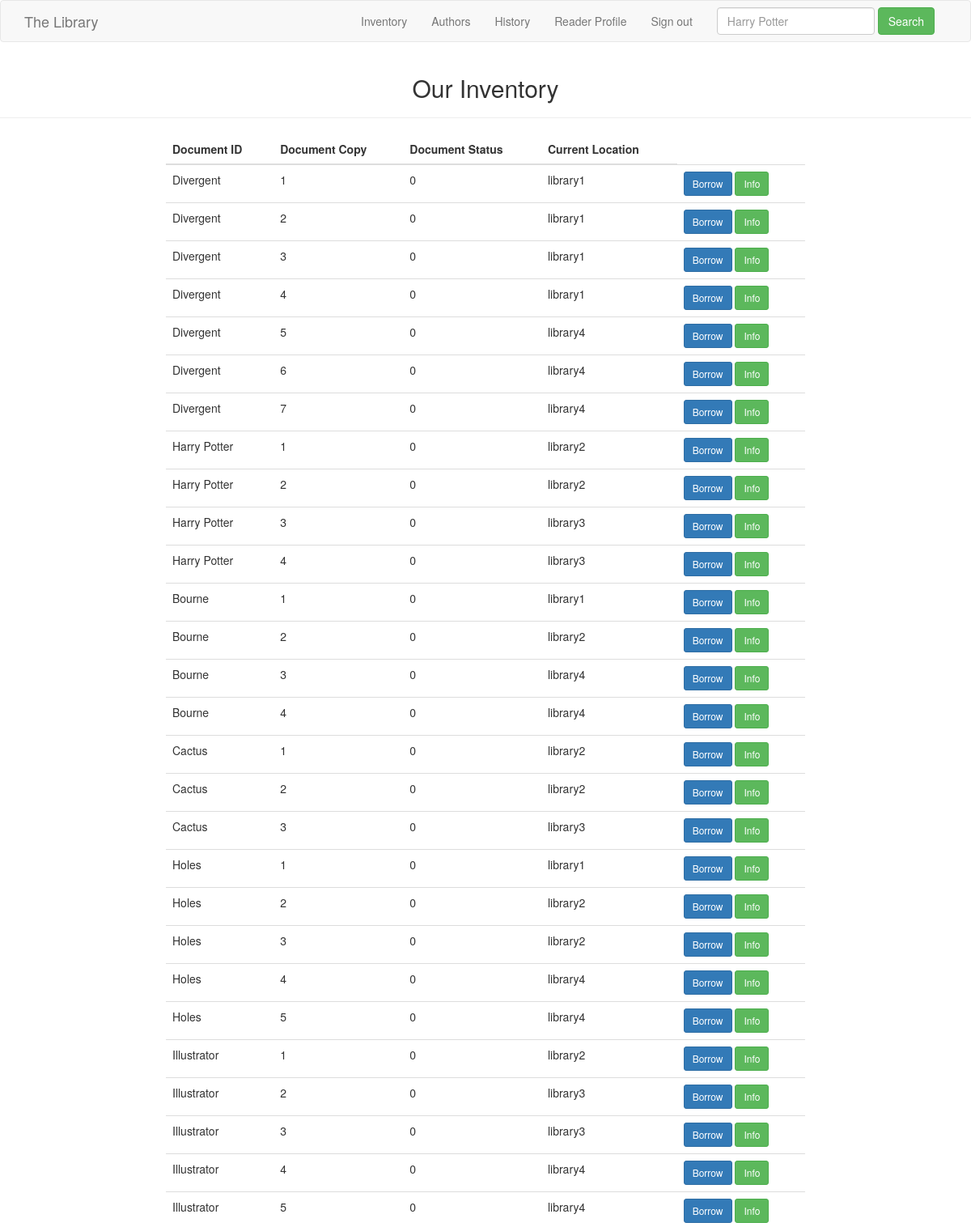
Before: /inventory (signed in, upper part) with the older database file.
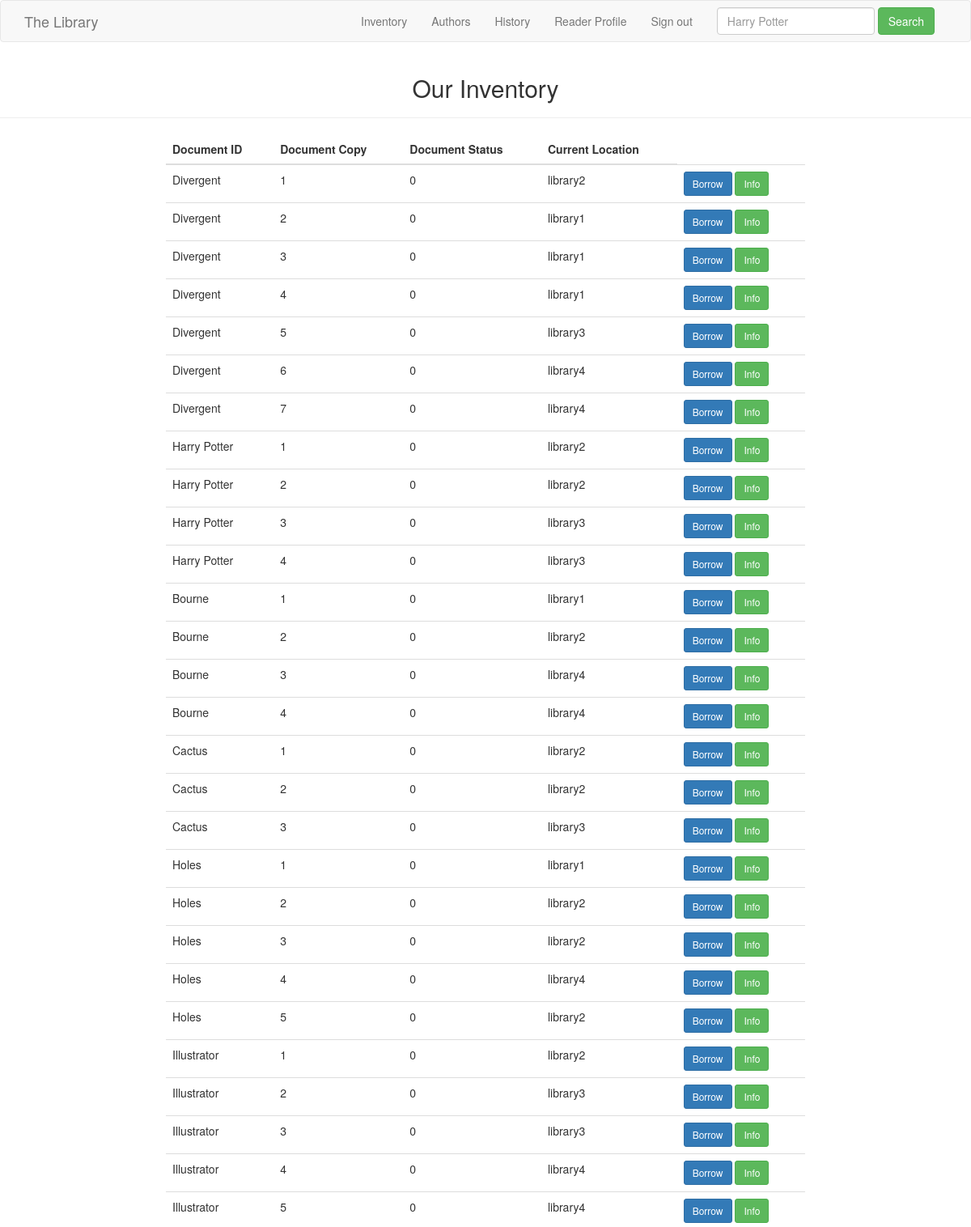
After: the same page with the newer database file.
### tables this page shows
CREATE TABLE Inventory(
	lib_id varchar,
	doc_id int,
	doc_copy int,
    curr_location int,
	doc_status int,
	primary key(doc_id, doc_copy)
    -- foreign key(lib_id) references Library(lib_id),
    -- foreign key(doc_id) references Document(doc_id)
);

CREATE TABLE Document(
	doc_id int,
	doc_title varchar,
	doc_type varchar,
	number_copies varchar,
	primary key(doc_id)
);

### main.py (the view)
@app.route('/inventory')
def inventory():
    query = ''' select d.doc_title, i.doc_copy, i.doc_status, i.curr_location, i.doc_id
            from inventory as i
            inner join document as d
            on i.doc_id = d.doc_id
            where not exists(
                select *
                from borrow as b
                where b.doc_id   = i.doc_id
                  and b.doc_copy = i.doc_copy
            )
            '''
    cur = g.db.execute( query )
    rows = [dict( doc_name=row[0], doc_copy=row[1], doc_status=row[2], curr_location=row[3], doc_id=row[4]) for row in cur.fetchall()]
    return render_template('inventory.html', rows=rows)

### main.py (called while the page is built)
@app.before_request
def before_request():
    g.db = connect_db()

@app.teardown_request
def teardown_request(exception):
    db = getattr(g, 'db', None)
    if db is not None:
        db.close()

def connect_db():
    return sqlite3.connect(app.config['DATABASE'])

### templates/inventory.html (shortened to what this page needs)
{% extends "layout.html" %}
{% block body %}
{% if session.reader_logged_in %}
<div class="row column text-center">
    <h2>Our Inventory</h2>
    <hr>
</div>
<div class="row">
  <div class="col-md-2"></div>
  <div class="col-md-8">
      <table class="table">
        <thead>
            <tr>
                <th>
                    Document ID
                </th>
                <th>
                    Document Copy
                </th>
                <th>
                    Document Status
                </th>
                <th>
                    Current Location
                </th>
            </tr>
        </thead>
        <tbody>
            {% for row in rows %}
            <tr>
                <td>
                    {{ row['doc_name'] }}
                </td>
                <td>
                    {{ row['doc_copy'] }}
                </td>
                <td>
                    {{ row['doc_status'] }}
                </td>
                <td>
                    {{ row['curr_location'] }}
                </td>
                <td>
                    <a class="btn btn-primary btn-sm" href="{{ url_for('borrow',   doc_id=row['doc_id'], doc_copy=row['doc_copy'] ) }}" role="button">Borrow</a>
                    <a class="btn btn-success btn-sm" href="{{ url_for('doc_info', doc_id=row['doc_id']) }}" role="button">Info</a>
                </td>
            </tr>
            {% else %}
                <em>No Data</em>
            {% endfor %}
        </tbody>
    </table>
  </div>
  <div class="col-md-2"></div>
</div>
{% endif %}
{% endblock %}

Changed rows visible on the page:
changed Inventory (number 1 of 28 on the later page): curr_location "library1" → "library2"
changed Inventory (number 5 of 28 on the later page): curr_location "library4" → "library3"
changed Inventory (number 23 of 28 on the later page): curr_location "library4" → "library2"
